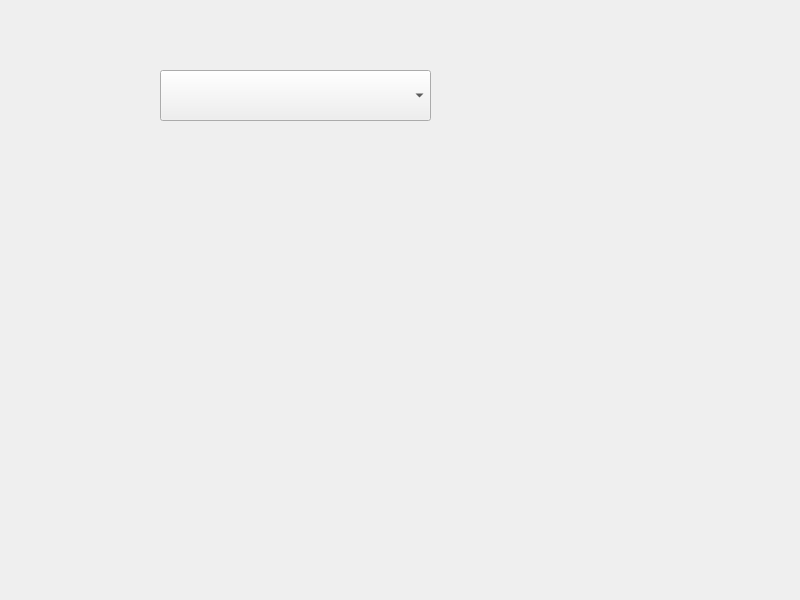
<?xml version="1.0" encoding="UTF-8"?>
<ui version="4.0">
 <class>Widget</class>
 <widget class="QWidget" name="Widget">
  <property name="geometry">
   <rect>
    <x>0</x>
    <y>0</y>
    <width>800</width>
    <height>600</height>
   </rect>
  </property>
  <property name="windowTitle">
   <string>Widget</string>
  </property>
  <widget class="QComboBox" name="comboBox">
   <property name="geometry">
    <rect>
     <x>160</x>
     <y>70</y>
     <width>271</width>
     <height>51</height>
    </rect>
   </property>
  </widget>
 </widget>
 <resources/>
 <connections/>
</ui>
